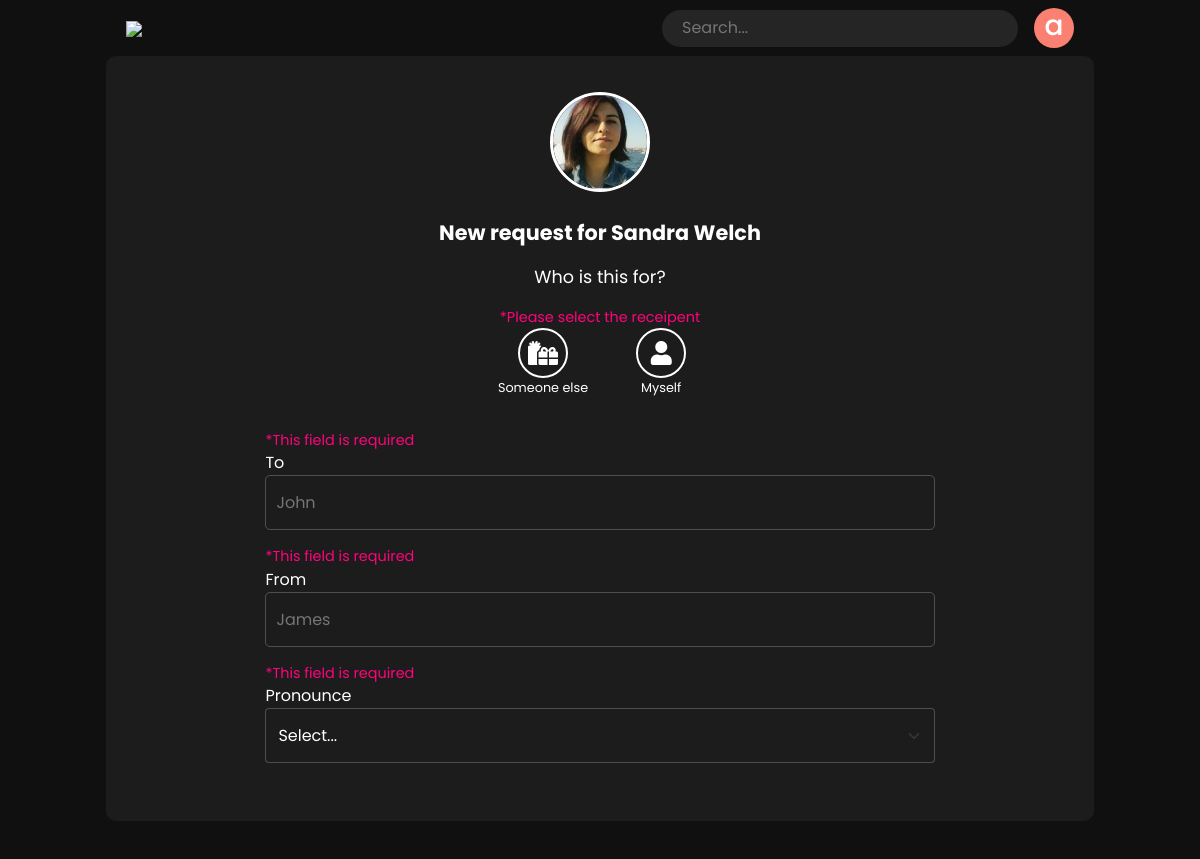
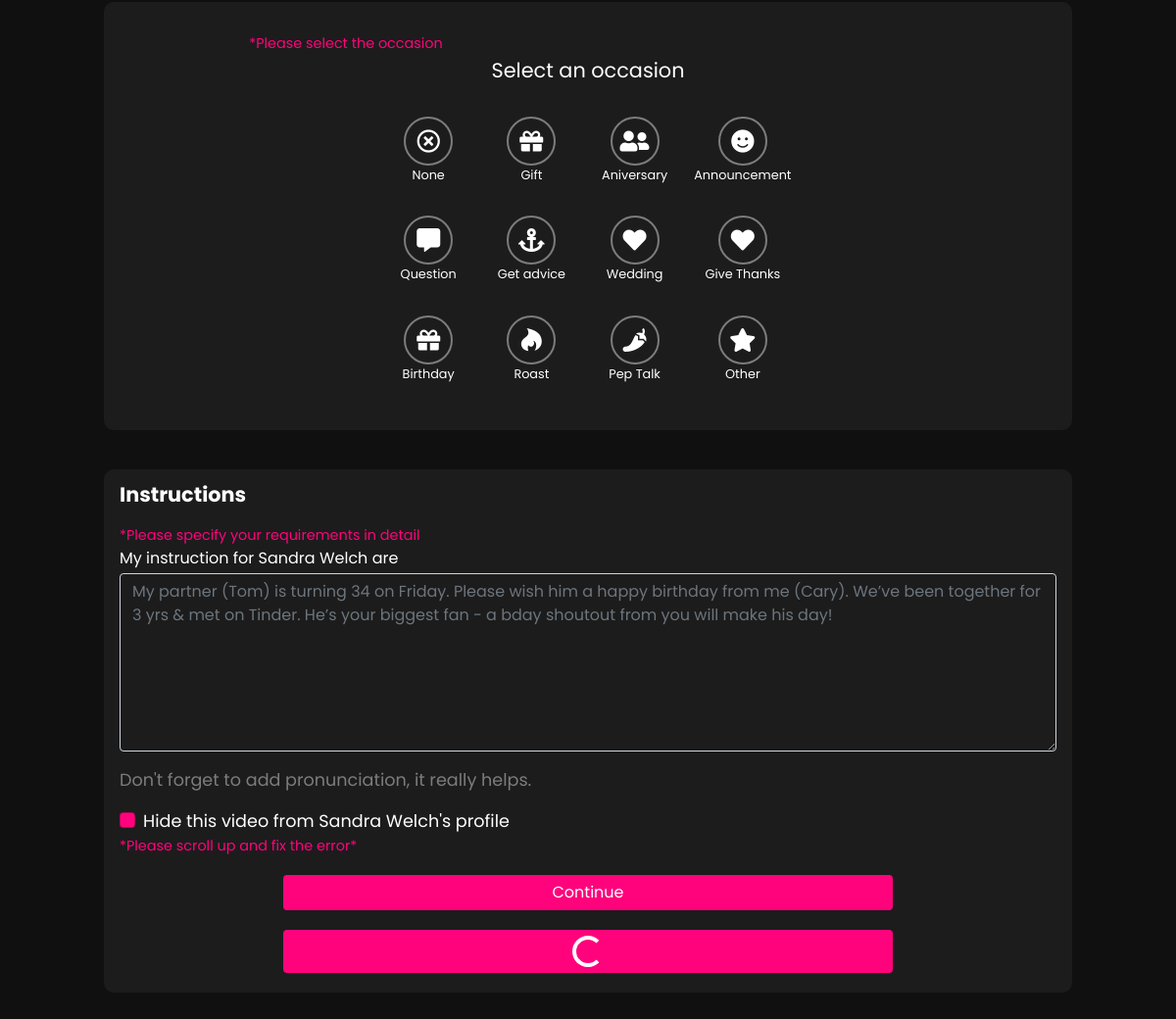
/book/Sandra_Welch (signed in), run on the app's committed database (2 pictures, top to bottom).
### cameo/models.py (models this page shows)
class Cameo(AbstractUser):
    category_choice = [
        ('Actors', 'actors'),
        ('Activists', 'activist'),
        ("Artists", "artists"),
        ("Astrologers", "astrologers"),
        ("Astronauts", "astronauts"),
        ('Athletes', 'athletes'),
        ("Authors", "authors"),
        ("Cameo Team", "cameo_team"),
        ('Comedian', 'comedians'),
        ("Commentators", "commentators"),
        ('Creator', 'creator'),
        ("Dancers", "dancers"),
        ("En Español", "en_español"),
        ("Food", "food"),
        ("Furry", "furry"),
        ("High Fashion", "high_fashion"),
        ("Home and Design", "home_and_design"),
        ("Impressionists", "impressionists"),
        ("Magicians", "magicians"),
        ('Model', 'model'),
        ("Motivational Speakers", "motivational_speakers"),
        ('Musician', 'musician'),
        ("News", "news"),
        ("Pageants", "pageants"),
        ("Photographers", "photographers"),
        ("Podcast", "podcast"),
        ("Poker", "poker"),
        ("Politics", "politics"),
        ("Radio", "radio"),
        ('Reality TV', 'reality_tv'),
        ("Royals", "Royals"),
        ("Santas", "santas"),
        ('Sports Commentator', 'sports_Commentator'),
        ("Stylists", "stylists"),
        ("TV Hosts", "tv_hosts"),
        ("Tarot Card Reader", "tarot_card_reader"),
        ("Venture Capitalists", "venture_capitalists"),
        ("Viral", "viral"),
        ("Radio", "radio"),
        ("Writers", "writers"),
    ]
    delivery_duration_unit_choice = [
        ("Hr", 'hr'),
        ("Day", 'day'),
        ("Week", 'week'),
    ]
    currency_code_symbols = [('USD', "$"), ('INR', "₹"), ('GBP', "£"),
                             ('EUR', "€")]
    is_celebrity = models.BooleanField(default=False)
    category = models.CharField(choices=category_choice,
                                max_length=100,
                                null=True)
    delivery_duration = models.IntegerField(null=True)
    price = models.FloatField(null=True)
    currency_code = models.CharField(max_length=10,
                                     choices=currency_code_symbols,
                                     null=True)
    delivery_duration_unit = models.CharField(
        max_length=10, null=True, choices=delivery_duration_unit_choice)
    image = models.ImageField(upload_to='cameo')
    intro = models.CharField(max_length=500, null=True)
    bio = models.CharField(max_length=2000, null=True)
    paypal_email = models.EmailField(null=True)
    is_featured = models.BooleanField(null=True, blank=True, default=False)
    reviews = JSONField(default=[])
    rating = models.FloatField(validators=[MinValueValidator(0.0), MaxValueValidator(5.0)], blank=True, null=True)
    fans = models.IntegerField(default=0)

### booking/views.py (the view)
# urls.py: path("<str:username>", views.book, name="book"),
@login_required
def book(request, username):
    if request.method == 'GET':
        cameo = get_object_or_404(Cameo, username=username)
        context = {"cameo": cameo}
        return render(request, 'booking/book.html', context=context)

### booking/templates/booking/book.html (shortened to what this page needs)
{% extends 'cameo/base.html' %}
{% block body %}
<form method="POST" id="book-celebrity">
    <div class="container">
        <div class="celeb-user">
            <img class="celeb-image" src="{{cameo.image.url}}" alt="">
            <p class="celeb-name">New request for {{cameo.first_name}} {{cameo.last_name}}</p>
            <p style="font-size: 1.1rem;">Who is this for?</p>
            <p style="font-size: .9rem;font-weight: normal;margin: 0px;color: rgb(255, 3, 124);"
                v-if="error.find((element)=>element == 'receipent')">*Please select the receipent
            </p>
            <div class="for-icon">
                <div @click="toggleGift" class="request-type">
                    <div class="request-icon" :class="{ 'request-active': receipent == 'gift' }">
                        <i class="fas fa-gifts"></i>
                    </div>
                    <p style="font-size: .8rem;">Someone else</p>
                </div>
                <div @click="toggleMyself" class="request-type">
                    <div class="request-icon" :class="{ 'request-active': receipent == 'myself' }">
                        <i class="fas fa-user"></i>
                    </div>
                    <p style="font-size: .8rem;">Myself
                </div>
            </div>
            <div class="request-detail">
                <div class="request-input-container ">
                    <p v-if="error.find((element)=>element == 'to')"
                        style="font-size: .9rem;font-weight: normal;margin: 0px;color: rgb(255, 3, 124);">*This field
                        is
                        required</p>
                    <label for="to">To</label>
                    <input placeholder="John" v-model="to" type="text" name="to" class="request-to text-white">
                </div>
                <div v-if="receipent == 'gift'" class="request-input-container">
                    <p v-if="error.find((element)=>element == 'from')"
                        style="font-size: .9rem;font-weight: normal;margin: 0px;color: rgb(255, 3, 124);">*This field
                        is required</p>
                    <label for="from">From</label>
                    <input v-model="from" style="color: white;" placeholder="James" type="text" name="from"
                        class="request-to">
                </div>
                <p v-if="error.find((element)=>element == 'pronounce')"
                    style="font-size: .9rem;font-weight: normal;margin: 0px;color: rgb(255, 3, 124);">*This field
                    is
                    required</p>
                <label for="pronounce">Pronounce</label>
                <select v-model="pronounce" class="request-pron-select text-white mb-5 form-select" name="pronounce"
                    aria-label="Default select example">
                    <option class="request-select-items" selected>Select...</option>
                </select>
            </div>
        </div>
    </div>
    <div class="container" id="celeb-container">
        <p v-if="error.find((element)=>element == 'occasion')"
            style="font-size: .9rem;font-weight: normal;margin: 0px;color: rgb(255, 3, 124);">*Please select the
            occasion</p>
        <p class="request-occasion-title">Select an occasion</p>
        <div class="occasion-container">
            <div style="display: flex;justify-content: center;align-items: center;flex-direction: column;">
                <div :class="{ 'occasion-active': occasion == 'none' }" @click="()=>selectOccasion('none')"
                    class="occasion-icon">
                    <i class="far fa-times-circle"></i>
                </div>
                <p class="occasion-name">None</p>
            </div>
            <div style="display: flex;justify-content: center;align-items: center;flex-direction: column;">
                <div :class="{ 'occasion-active': occasion == 'gift' }" @click="()=>selectOccasion('gift')"
                    class="occasion-icon">
                    <i class="fas fa-gift"></i>
                </div>
                <p class="occasion-name">Gift</p>
            </div>
            <div style="display: flex;justify-content: center;align-items: center;flex-direction: column;">
                <div :class="{ 'occasion-active': occasion == 'aniversary' }" @click="()=>selectOccasion('aniversary')"
                    class="occasion-icon">
                    <i class="fas fa-user-friends"></i>
                </div>
                <p class="occasion-name">Aniversary</p>
            </div>
            <div style="display: flex;justify-content: center;align-items: center;flex-direction: column;">
                <div :class="{ 'occasion-active': occasion == 'announcement' }"
                    @click="()=>selectOccasion('announcement')" class="occasion-icon">
                    <i class="fas fa-smile"></i>
                </div>
                <p class="occasion-name">Announcement</p>
            </div>
            <div style="display: flex;justify-content: center;align-items: center;flex-direction: column;">
                <div :class="{ 'occasion-active': occasion == 'question' }" @click="()=>selectOccasion('question')"
                    class="occasion-icon">
                    <i class="fas fa-comment-alt"></i>
                </div>
                <p class="occasion-name">Question</p>
            </div>
            <div style="display: flex;justify-content: center;align-items: center;flex-direction: column;">
                <div :class="{ 'occasion-active': occasion == 'advice' }" @click="()=>selectOccasion('advice')"
                    class="occasion-icon">
                    <i class="fas fa-anchor"></i>
                </div>
                <p class="occasion-name">Get advice</p>
            </div>
            <div style="display: flex;justify-content: center;align-items: center;flex-direction: column;">
                <div :class="{ 'occasion-active': occasion == 'wedding' }" @click="()=>selectOccasion('wedding')"
                    class="occasion-icon">
                    <i class="fas fa-heart"></i>
                </div>
                <p class="occasion-name">Wedding</p>
            </div>
            <div style="display: flex;justify-content: center;align-items: center;flex-direction: column;">
                <div :class="{ 'occasion-active': occasion == 'thanksgiving' }"
                    @click="()=>selectOccasion('thanksgiving')" class="occasion-icon">
                    <i class="fas fa-heart"></i>
                </div>
                <p class="occasion-name">Give Thanks</p>
            </div>
            <div style="display: flex;justify-content: center;align-items: center;flex-direction: column;">
                <div :class="{ 'occasion-active': occasion == 'birthday' }" @click="()=>selectOccasion('birthday')"
                    class="occasion-icon">
                    <i class="fas fa-gift"></i>
                </div>
                <p class="occasion-name">Birthday</p>
            </div>
            <div style="display: flex;justify-content: center;align-items: center;flex-direction: column;">
                <div :class="{ 'occasion-active': occasion == 'roast' }" @click="()=>selectOccasion('roast')"
                    class="occasion-icon">
                    <i class="fab fa-hotjar"></i>
                </div>
                <p class="occasion-name">Roast</p>
            </div>
            <div style="display: flex;justify-content: center;align-items: center;flex-direction: column;">
                <div :class="{ 'occasion-active': occasion == 'peptalk' }" @click="()=>selectOccasion('peptalk')"
                    class="occasion-icon">
                    <i class="fas fa-pepper-hot"></i>
                </div>
                <p class="occasion-name">Pep Talk</p>
            </div>
            <div style="display: flex;justify-content: center;align-items: center;flex-direction: column;">
                <div :class="{ 'occasion-active': occasion == 'other' }" @click="()=>selectOccasion('other')"
                    class="occasion-icon">
                    <i class="fas fa-star"></i>
                </div>
                <p class="occasion-name">Other</p>
            </div>
        </div>
    </div>
    <div class="container">
        <div class="user-instruction-container">
            <p style="font-size: 1.3rem;font-weight: bold;">Instructions</p>
            <p v-if="error.find((element)=>element == 'instructions')"
                style="font-size: .9rem;font-weight: normal;margin: 0px;color: rgb(255, 3, 124);">*Please specify your
                requirements in detail</p>
            <p style="margin-bottom: 3px;">My instruction for {{cameo.first_name|add:" "|add:cameo.last_name}} are</p>
            <textarea v-model="instructions" style="margin-bottom: 1rem;" name="instruction" id="" cols="30" rows="7"
                placeholder="My partner (Tom) is turning 34 on Friday. Please wish him a happy birthday from me (Cary). We’ve been together for 3 yrs & met on Tinder. He’s your biggest fan - a bday shoutout from you will make his day!"
                class="form-control user-instructions"></textarea>
            <p style="font-size: 1.1rem;color: rgba(255, 255, 255, 0.425);">Don't forget to add pronunciation, it really
                helps.</p>
            <div class="form-check">
                <input style="background-color: rgb(255, 3, 124);" v-model="hideCameo" class="form-check-input "
                    type="checkbox" value="" id="flexCheckDefault">
                <label style="font-size: 1.1rem;" class="form-check-label" for="flexCheckDefault">
                    Hide this video from {{cameo.first_name|add:" "|add:cameo.last_name}}'s profile
                </label>
            </div>
            <p v-if="error.length > 0" style="font-size: .9rem;font-weight: bol;margin: 0px;color: rgb(255, 3, 124);">
                *Please
                scroll up and
                fix the error*</p>
            <div style="width: 100%;display: grid;place-items: center;" class="mt-2">
                <button v-if="!loading" @click="submitRequest" class="btn btn-continue-detail">Continue</button>
                <button v-if="loading" class="btn btn-continue-detail">
                    <div class="d-flex justify-content-center">
                        <div class="spinner-border" role="status">
                        </div>
                    </div>
                </button>
            </div>
        </div>
</form>
{% endblock %}

### cameo/templates/cameo/navbar.html (shortened to what this page needs)
<div class="navbar" id="navbar">
    <a href="/">
        <div class="logo-container">
            <img src="https://cdn.cameo.com/staticDir/logo_white.svg" class="logo">
        </div>
    </a>
    <div class="right-element">
        <div class="input-container">
            <input type="text" placeholder="Search..." class="search-input">
        </div>
        {% if request.user.is_authenticated %}
        <div v-on:click="toggleMenu" class="avatar">
            <h3 style="margin-bottom: 5px"> {{ request.user.username|slice:"0:1"}}</h3>
        </div>
        {% else %}
        <button class="btn-login" data-bs-toggle="modal" data-bs-target="#exampleModal">Login</button>
        {% endif %}
    </div>
</div>

### data on the page
Cameo: user.username "a"
Cameo: image (picture), first_name "Sandra", last_name "Welch", first_name|add "Sandra Welch"
